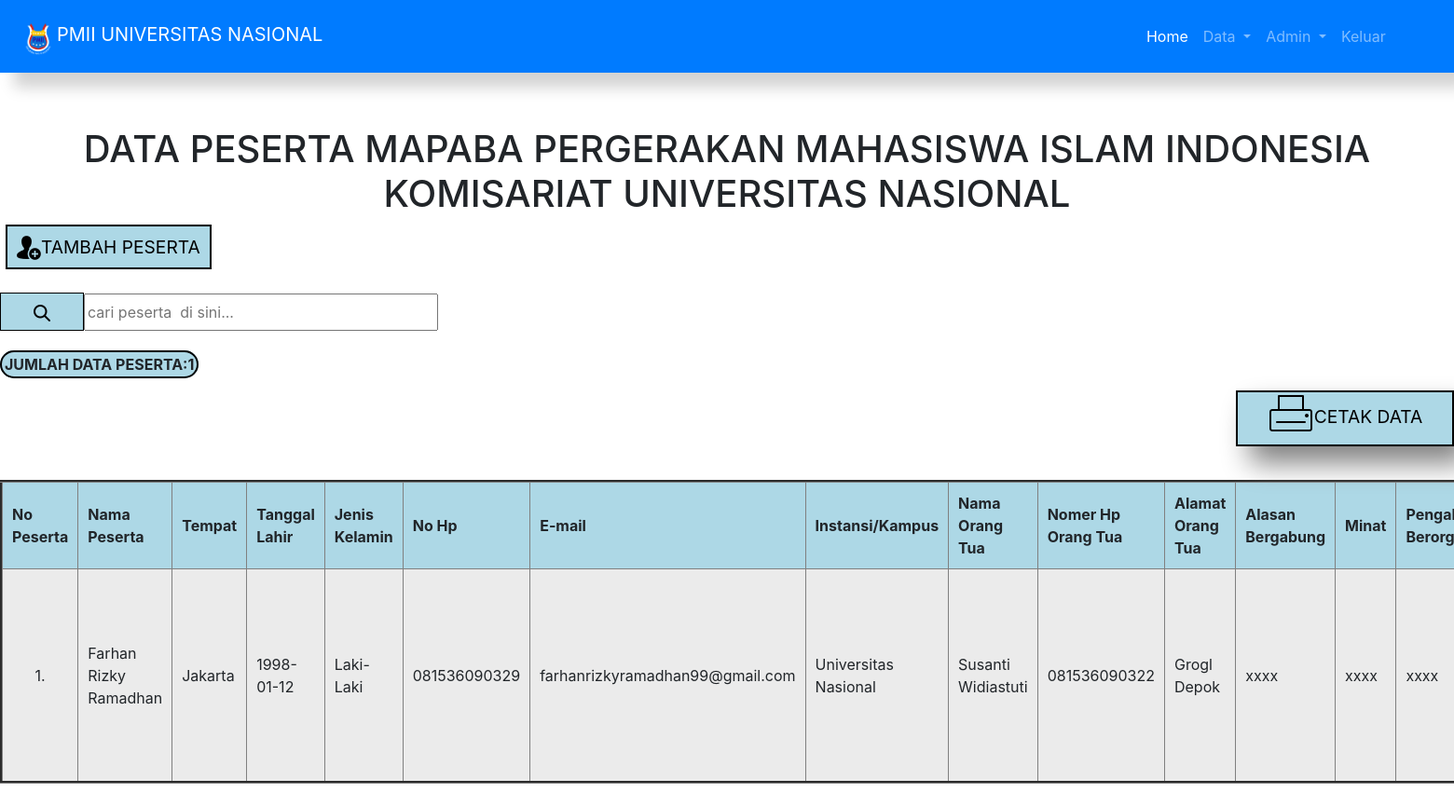
Page /daftar/data mapaba.php on the committed database.
### tables this page shows
CREATE TABLE `log1` (
  `id` int(11) NOT NULL,
  `nama` varchar(255) NOT NULL,
  `lokasi` varchar(255) NOT NULL,
  `ttl` date NOT NULL,
  `jkel` varchar(255) NOT NULL,
  `hp` varchar(255) NOT NULL,
  `email` varchar(255) NOT NULL,
  `instansi` varchar(255) NOT NULL,
  `ortu` varchar(255) NOT NULL,
  `noortu` varchar(255) NOT NULL,
  `alortu` varchar(255) NOT NULL,
  `orga` varchar(255) NOT NULL,
  `minat` varchar(255) NOT NULL,
  `pengalaman` varchar(255) NOT NULL
);

### daftar/data mapaba.php (the view, shortened to what this page needs)
<?php
include 'log.php';
$query=mysqli_query($kon,"SELECT*FROM LOG1");
 ?>
<!doctype html>
<html lang="en">
  <head>
    <link rel="stylesheet" href="https://stackpath.bootstrapcdn.com/bootstrap/4.4.1/css/bootstrap.min.css">
 <link rel="stylesheet" type="text/css" href="data mapaba.css">
  </head>
  <body>
    <nav class="navbar navbar-expand-lg navbar-dark bg-primary  fixed-top" style="box-shadow: 15px 16px 15px lightgrey" >
  <a class="navbar-brand" href="#"> <img width="40" src="../index/foto/logo.png">PMII UNIVERSITAS NASIONAL</a>
  <div class="container">
  <div class="collapse navbar-collapse" id="navbarNav">
       <ul class="navbar-nav ml-auto">
    <ul class="navbar-nav">
      <li class="nav-item active">
        <a class="nav-link" href="../admin/home.php">Home <span class="sr-only">(current)</span></a>
      </li>
      <li class="nav-item dropdown">
        <a class="nav-link dropdown-toggle" href="#" id="navbarDropdown" role="button" data-toggle="dropdown" aria-haspopup="true" aria-expanded="false">
          Data
        </a>
     <li class="nav-item dropdown">
        <a class="nav-link dropdown-toggle" href="#" id="navbarDropdown" role="button" data-toggle="dropdown" aria-haspopup="true" aria-expanded="false">
        Admin
        </a>
        <div class="dropdown-menu" aria-labelledby="navbarDropdown">
      <li class="nav-item">
          <a class="nav-link" href=" ../admin/keluar.php">Keluar</a>
      </li>
     <li class="nav-item">
          <a class="nav-link" href="">
          </a>
      </li>
    </ul>
  </div>
</nav>
<br><br><br><br>
<table class="table" >
    <h1 class="text-center">DATA PESERTA MAPABA PERGERAKAN MAHASISWA ISLAM INDONESIA KOMISARIAT UNIVERSITAS NASIONAL</h1>
  <thead class="thead" style="background-color:lightblue;" >
    <tr>
<button><a class=" b" href="add.php"> <img src="../index/foto/add.png">TAMBAH PESERTA </button></a>
<br><br>
<form action="" method="POST">
  <button type="submit" name="cari" class="a"  > <img src="../index/foto/cari.png "></button>
<input autocomplete="off" placeholder="cari peserta  di sini..." style="width:380px; height:40px" type="text" name="data" >
</form>
<?php
 $data=$_POST['data'];
    if ($data !='') {
    $query=mysqli_query($kon,"SELECT*FROM log1 WHERE  nama LIKE'%".$data."%'");
    }else{
      $query=mysqli_query($kon,"SELECT*FROM log1");
    }
 ?>
<br><br>
<?php
$sql="SELECT*FROM LOG1";
$Data=mysqli_query($kon,$sql);
$peserta=mysqli_num_rows($Data);
echo "<b>JUMLAH DATA PESERTA:$peserta</b>";
 ?>
 <br>
 <div class="table-responsive">
<table cellpadding="10px" cellspacing="2" border="3px solid">
<tr>
    <tH>No  Peserta</th>
    <TH>Nama Peserta</TH>
    <TH>Tempat</TH>
    <TH>Tanggal Lahir</TH>
    <TH>Jenis Kelamin</TH>
    <TH>No Hp</TH>
    <TH>E-mail</TH>
    <TH>Instansi/Kampus</TH>
    <TH>Nama Orang Tua</TH>
    <TH>Nomer Hp Orang Tua</TH>
    <TH >Alamat Orang Tua</TH>
    <TH>Alasan Bergabung</TH>
    <TH>Minat</TH>
    <TH>Pengalaman Berorganisasi</TH>
    </tr>
<button   class=" cetak"> <a target="_blank" href="cetakpeserta.php"><img src="../index/foto/print.png">CETAK DATA</button></a>
    <br><br>
<?php
    $id=1;
 ?>
<?php while($s=mysqli_fetch_array($query)){ ?>
    <tr>
      <td align="center"></th><?php echo $id++; ?>.</td>
      <td ><?php echo $s['nama'] ?></td>
       <td ><?php echo $s['lokasi'] ?></td>
      <td ><?php echo $s['ttl'] ?></td>
      <td ><?php echo $s['jkel']?></td>
      <td><?php echo $s['hp'] ?></td>
      <td ><?php echo $s['email'] ?></td>
      <td ><?php echo $s['instansi'] ?></td>
      <td><?php echo $s['ortu'] ?></td>
      <td><?php echo $s['noortu'] ?></td>
      <td><?php echo $s['alortu'] ?></td>
      <td><?php echo $s['orga'] ?></td>
      <td><?php echo $s['minat'] ?></td>
      <td ><?php echo $s['pengalaman'] ?></td>
<?php } ?>
   </table>
</div>
<br>
  </body>
</html>

### daftar/data mapaba.css (style rules this page uses)
.cetak { float: right; margin-bottom: 36px; width:15%; padding:3px; height:5%; box-shadow: 15px 18px 30px grey; border:2px solid black; background: lightblue; color: black; }
.b { width:15%; padding:3px; height:5%; padding: 10px; border:2px solid black; background: lightblue; color: black; }
b { background: lightblue; padding:3px; border:2px solid black; border-radius: 22px; }
.a { height:41px; width: 90px; background:lightblue; border: 1px solid black; color:black; }
h1 { text-align: center; margin-top: 40px; }
a { color: black; }
table th { background: lightblue; }
table td { background:#eaeaeaea; }
a { padding: 5px;; }
button { color: white; font-size: 1.2em; background: transparent; border:none; height:50px; }

### rows in the picture
log1: nama "Farhan Rizky Ramadhan", lokasi "Jakarta", ttl "1998-01-12", jkel "Laki-Laki", hp "081536090329", email "farhanrizkyramadhan99@gmail.com", instansi "Universitas Nasional", ortu "Susanti Widiastuti", noortu "081536090322", alortu "Grogl Depok", orga "xxxx", minat "xxxx", pengalaman "xxxx"

### other values in the picture
$peserta "1"
